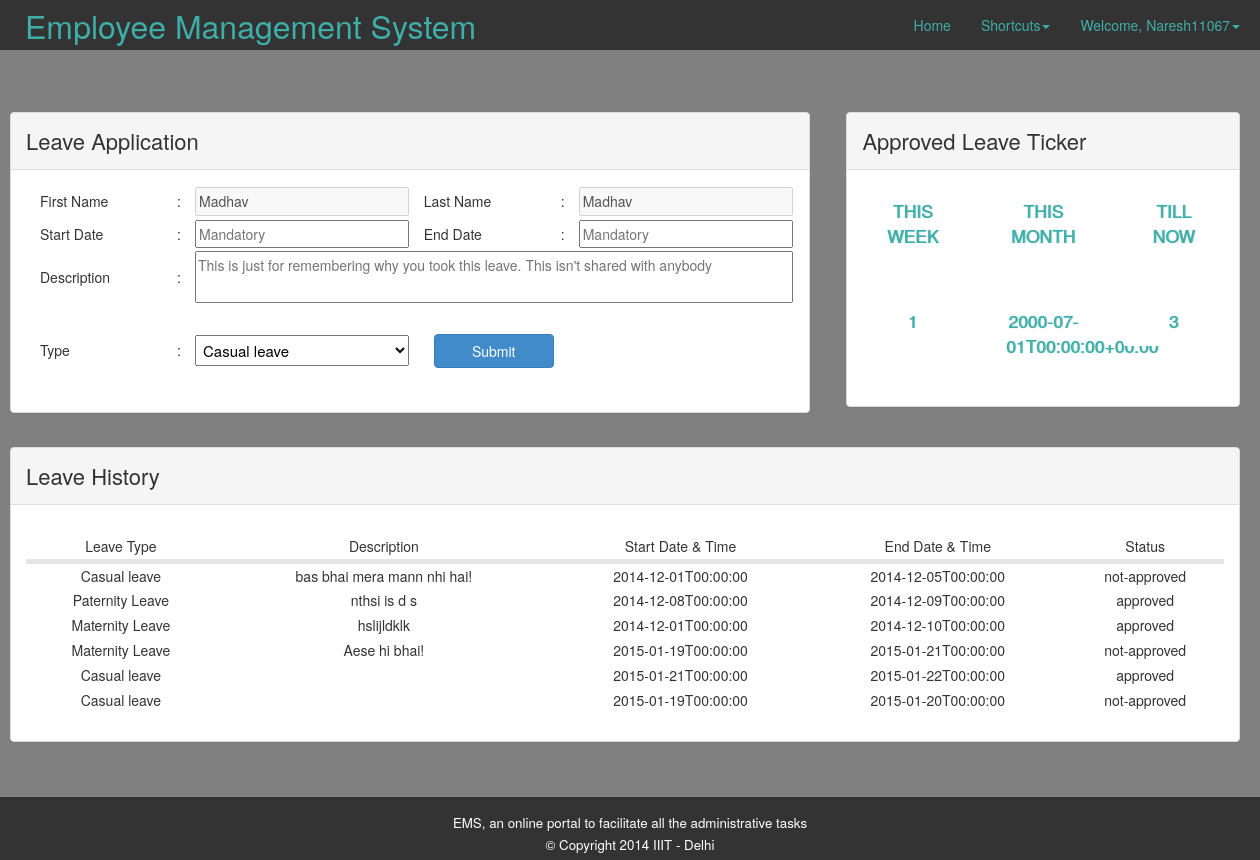
Page /INCLUDES/Leave.php (signed in) on the committed database.
### tables this page shows
CREATE TABLE IF NOT EXISTS `users` (
  `rights` bigint(20) NOT NULL DEFAULT '0',
  `U_id` int(50) NOT NULL AUTO_INCREMENT COMMENT 'User ID',
  `flag` int(1) NOT NULL,
  `username` varchar(20) NOT NULL,
  `email` varchar(100) NOT NULL,
  `password` varchar(100) NOT NULL,
  `firstname` varchar(100) NOT NULL,
  `middlename` varchar(100) DEFAULT NULL,
  `lastname` varchar(100) NOT NULL,
  `DOB` date NOT NULL,
  `mobile` bigint(100) NOT NULL,
  `image` longblob NOT NULL,
  PRIMARY KEY (`U_id`),
  UNIQUE KEY `username` (`username`,`email`)
);

CREATE TABLE IF NOT EXISTS `leave` (
  `l_id` bigint(20) NOT NULL AUTO_INCREMENT,
  `id` bigint(20) NOT NULL,
  `title` varchar(200) NOT NULL,
  `start` varchar(200) NOT NULL,
  `end` varchar(200) NOT NULL,
  `description` varchar(200) NOT NULL,
  `backgroundColor` varchar(100) NOT NULL,
  PRIMARY KEY (`l_id`)
);

### INCLUDES/Leave.php (the view, shortened to what this page needs)
<!DOCTYPE html>
<html>
<?php
	if(!$_SESSION['username']){
        echo (
			"<SCRIPT LANGUAGE='JavaScript'>
    			window.location.href='../';
    		   	window.alert('Not logged in.Please login to EMS to continue.')
    			</SCRIPT>"
		);
	}
	else {
?>
        <head>
            <link rel="stylesheet" type="text/css" href="../CSS/bootstrap.css" media="screen" />
            <link rel="stylesheet" type="text/css" href="../CSS/leave.css" media="screen" />
             <link rel="stylesheet" href="//code.jquery.com/ui/1.11.2/themes/smoothness/jquery-ui.css">
</head>
        <?php
            include 'Variables.php';
       ?>
        <?php
            $details=mysql_query("select firstname, lastname from users where U_id = '".$_SESSION['userid']."';") or die(mysql_error());
            while($rows = mysql_fetch_array($details)){
                $fname = $rows['firstname'];
                $lname = $rows['lastname'];
            }
        $userid = mysql_query("select U_id from `users` where username='".$_SESSION['username']."'");
        $fetch_userid=mysql_fetch_array($userid);
        ?>
        <body  style="background-color:#808080">
            <section>
                <nav class="navbar navbar-fixed-top" role="navigation">
                <div class="navbar-inner">
                    <div class="container">
                        <div class="navbar-header">
                            <ul class="nav navbar-nav">
                                <li class="active"><a class="navbar-brand" href="Home.php"><font size="+3"> Employee Management System</font></a></li>
                            </ul>
                        </div>
                        <div class="navbar-collapse collapse">
                            <ul class="nav navbar-nav navbar-right">
                                <li><a href="Home.php">Home</a></li>
                                <li class="dropdown"><a href="#" class="dropdown-toggle" data-toggle="dropdown">Shortcuts<b class="caret"></b></a>
                                </li>
                                <li class="dropdown"><a href="#" class="dropdown-toggle" data-toggle="dropdown"><?php echo "Welcome, ".$_SESSION['username'] . "<b class='caret'></b>"?></a>
                                </li>
                            </ul>
                        </div>
                    </div>
                </div>
            </nav>
            </section>
            <section>
                <div class="container" style="margin-top:8em;">
                    <section>
                        <form id="form1" method="POST">
                            <div class="panel panel-default" id="leave_form">
                                    <div class="panel-heading">Leave Application</div>
                                    <div class="panel-body">
                                        <table>
                                            <tr>
                                                <td class="Label" >First Name </td>
                                                <td id="colon"> : </td>
                                                <td ><input type="text" name="leave_fname" contenteditable="false" value="<?php if(isset($fname)){echo $fname;}?>" style="width:100%" disabled/></td>
                                                <td class="Label" >Last Name </td>
                                                <td id="colon"> : </td>
                                                <td ><input type="text" name="leave_lname" contenteditable="false" value="<?php if(isset($lname)){echo $lname;}?>" style="width:100%" disabled/></td>
                                            </tr>
                                            <tr>
                                                <td class="Label" >Start Date</td>
                                                <td id="colon"> : </td>
                                                <td ><input id="sdate" type="text" style="width:100%"  title="yyyy-mm-dd" name="leave_start" placeholder="Mandatory" /> </td>
                                                <td class="Label" >End Date</td>
                                                <td id="colon"> : </td>
                                                <td ><input id="edate" type="text" style="width:100%"  title="yyyy-mm-dd" name="leave_end" placeholder="Mandatory" /></td>
                                            </tr>
                                            <tr>
                                                <td class="Label">Description</td>
                                                <td id="colon"> : </td>
                                                <td colspan="5"><textarea name="descrip" style="width:100%" placeholder="This is just for remembering why you took this leave. This isn't shared with anybody "></textarea></td>
                                            </tr>
                                            <tr>
                                                <td class="Label">Type </td>
                                                <td id="colon"> : </td>
                                                <td>
                                                <select name="leave_type" form="form1">
                                                    <option value="Casual leave">Casual leave</option>
                                                </select>
                                                </td>
                                                <td colspan="2" align="center"><input class="btn btn-primary" style="margin:1em 0" name="submitleave" type="submit" value="Submit" /></td>
                                            </tr>
                                        </table>
                                    </div>
    </div>
                            <div class="panel panel-default" id="leave_ticker">
                                    <div class="panel-heading">Approved Leave Ticker</div>
                                    <div class="panel-body">
                                        <div class="row">
                                            <div class="col-xs-6 col-md-4">
                                                <a class="thumbnail">
                                                    <div class="caption">
                                                        THIS <br /> WEEK
                                                    </div>
                                                </a>
                                            </div>
                                            <div class="col-xs-6 col-md-4">
                                                <a class="thumbnail">
                                                  <div class="caption">
                                                        THIS <br /> MONTH
                                                    </div>
                                                </a>
                                            </div>
                                            <div class="col-xs-6 col-md-4">
                                                <a class="thumbnail">
                                                 <div class="caption">
                                                        TILL <br />NOW
                                                    </div>
                                                </a>
                                            </div>
                                        </div>
                                        <div class="row"  style="margin-top:1em">
                                            <div class="col-xs-6 col-md-4">
                                                <a class="thumbnail">
                                                    <div class="caption">
                                                        1
                                                    </div>
                                                </a>
                                            </div>
                                            <div class="col-xs-6 col-md-4">
                                                <a class="thumbnail">
                                                  <div class="caption">
                                                    <?php
                                                        echo date(DATE_ATOM, mktime(0, 0, 0, 7, 1, 2000));
                                                    ?>
                                                    </div>
                                                </a>
                                            </div>
                                            <div class="col-xs-6 col-md-4">
                                                <a class="thumbnail">
                                                 <div class="caption">
                                                    <?php
                                                        $alltime_leaves = mysql_query("select count(*) from `leave` where id='".$fetch_userid[0]."' and backgroundColor='Green'");
                                                        $fetch2=mysql_fetch_array($alltime_leaves);
                                                        echo "".$fetch2[0];
                                                    ?>
                                                    </div>
                                                </a>
                                            </div>
                                        </div>
                                    </div>
                                </div>
                        </form>
                    </section>
                </div>
            </section>
            <section>
                <div class="container">
                    <div class="panel panel-default" id="leave_history">
                        <div class="panel-heading">Leave History</div>
                        <div class="panel-body">
                            <table class="tb5" width="100%"  style="margin:1em 0;">
                                <tr>
                                                    <td align="center">Leave Type</td>
                                                    <td align="center">Description</td>
                                                    <td align="center">Start Date & Time</td>
                                                    <td align="center">End Date & Time</td>
                                                    <td align="center">Status</td>
                                                </tr>
                                <tr>
                                                    <td class="divider" colspan="7"></td>
                                                </tr>
                                <?php
                                    $all_leaves = mysql_query("select title,description,start,end,backgroundColor from `leave` where id='".$fetch_userid[0]."'");
                                    while ($fetch3=mysql_fetch_array($all_leaves)) {
                                ?>
                                    <tr>
                                            <td align="center"><?php echo $fetch3[0] ?></td>
                                            <td align="center"><?php echo $fetch3[1] ?></td>
                                            <td align="center"><?php echo $fetch3[2] ?></td>
                                            <td align="center"><?php echo $fetch3[3] ?></td>
                                            <td align="center"><?php if($fetch3[4] == "orange"){echo "not-approved";}else{echo "approved";} ?></td>
                                        </tr>
                                <?php
                                    }
                                ?>
                            </table>
                        </div>
                    </div>
                </div>
            </section>
            <section>
                <div class="footer">
                    <div id="legal">
                        EMS, an online portal to facilitate all the administrative tasks<br>
                        © Copyright 2014 IIIT - Delhi
                    </div>
                </div>
            </section>
        </body>
    </html>
<?php
    }
?>

### CSS/leave.css (style rules this page uses)
table { width:100%; }
#leave_form { position:relative; width:65%; float:left }
#leave_ticker { position:relative; float:right; width:32%; }
.Label { position:relative; width:150px; padding:5px 1em 5px 1em; }
#colon { padding-right:10px; }
textarea[name=descrip] { resize: none; }
#leave_history { position:relative; top:1em; }
select { width: 100%; padding:0.2em; margin: 2em 0; font-size: 15px; }
.divider { height: 5px; overflow: hidden; background-color: #e5e5e5; }

### rows in the picture
users: leave_fname "Madhav", leave_lname "Madhav"
leave: title "Casual leave", description "bas bhai mera mann nhi hai!", start "2014-12-01T00:00:00", end "2014-12-05T00:00:00", backgroundColor "not-approved"
leave: title "Paternity Leave", description "nthsi is d s", start "2014-12-08T00:00:00", end "2014-12-09T00:00:00", backgroundColor "approved"
leave: title "Maternity Leave", description "hslijldklk", start "2014-12-01T00:00:00", end "2014-12-10T00:00:00", backgroundColor "approved"
leave: title "Maternity Leave", description "Aese hi bhai!", start "2015-01-19T00:00:00", end "2015-01-21T00:00:00", backgroundColor "not-approved"
leave: title "Casual leave", start "2015-01-21T00:00:00", end "2015-01-22T00:00:00", backgroundColor "approved"
leave: title "Casual leave", start "2015-01-19T00:00:00", end "2015-01-20T00:00:00", backgroundColor "not-approved"

### other values in the picture
$_SESSION['username'] "Naresh11067"
date(DATE_ATOM, mktime(0, 0, 0, 7, 1, 2000)) "2000-07-01T00:00:00+00:00"
$fetch2[0] "3"
